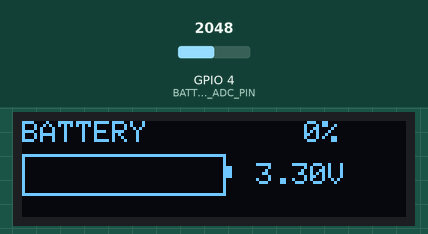
Simulated run of this sketch. Board: ESP32. On the bench: 128×32 one-colour display. Inputs (shaded band) come from the test bench; at power-on: GPIO 4 (BATTERY_ADC_PIN) = 2048 (analog values on the 0–4095 scale). What the sketch prints to the serial monitor is not drawn.

Above: at 2.4 s.
2.5 s: GPIO 4 (BATTERY_ADC_PIN) set to 2090
At 3.8 s:
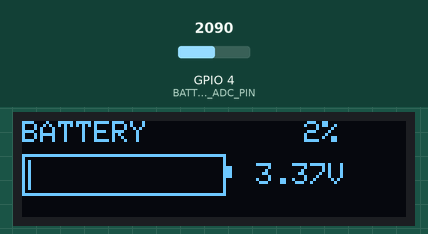
4.1 s: GPIO 4 (BATTERY_ADC_PIN) set to 2673
At 4.8 s:
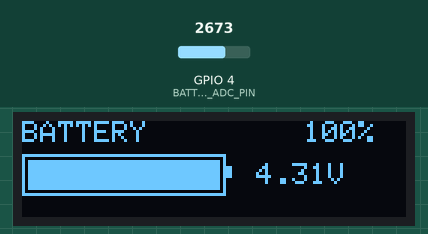
5.7 s: GPIO 4 (BATTERY_ADC_PIN) set to 2770
At 6.8 s:
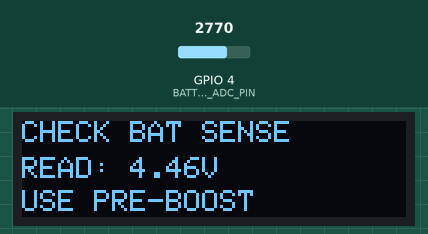
7.4 s: GPIO 4 (BATTERY_ADC_PIN) set to 1228
At 8.5 s:
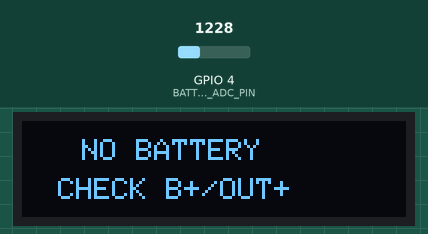
9.1 s: GPIO 4 (BATTERY_ADC_PIN) set to 1509
10.6 s: GPIO 4 (BATTERY_ADC_PIN) set to 1591
At 11.8 s:
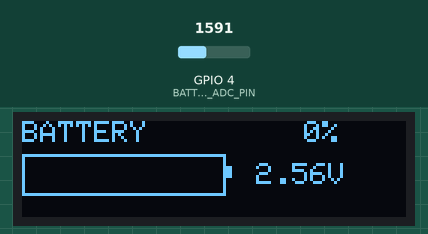
Timing chart, 0 to 13.6 s (numbered marks = the images above; inputs shaded):
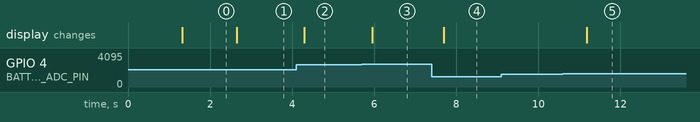

The sketch:

03_charging_indicator.ino
```cpp
#include <Wire.h>
#include <Adafruit_GFX.h>
#include <Adafruit_SSD1306.h>

#define SDA_PIN 5
#define SCL_PIN 6
#define BATTERY_ADC_PIN 4

#define SCREEN_WIDTH 128
#define SCREEN_HEIGHT 32
#define OLED_RESET -1
#define OLED_ADDRESS 0x3C

const float DIVIDER_RATIO = 2.0f;
const float CALIBRATION = 1.0000f;

const bool FORCE_CHARGING_ANIMATION = false;

const float BATTERY_MIN_VALID = 2.50f;
const float BATTERY_MAX_VALID = 4.35f;

Adafruit_SSD1306 display(SCREEN_WIDTH, SCREEN_HEIGHT, &Wire, OLED_RESET);

float filteredVoltage = 0.0f;
float compareVoltage = 0.0f;
unsigned long lastCompareMs = 0;
unsigned long chargingHoldUntil = 0;

const unsigned long COMPARE_INTERVAL_MS = 10000;
const unsigned long CHARGING_HOLD_MS = 90000;
const float CHARGE_RISE_THRESHOLD = 0.010f;
const float DROP_CANCEL_THRESHOLD = 0.025f;

float readBatteryVoltage() {
  const int samples = 32;
  uint32_t totalMv = 0;

  for (int i = 0; i < samples; i++) {
    totalMv += analogReadMilliVolts(BATTERY_ADC_PIN);
    delay(2);
  }

  float adcVoltage = (totalMv / (float)samples) / 1000.0f;
  return adcVoltage * DIVIDER_RATIO * CALIBRATION;
}

int batteryPercent(float voltage) {
  const float volts[] = {
    3.30, 3.45, 3.55, 3.61, 3.65,
    3.68, 3.71, 3.74, 3.77, 3.79,
    3.82, 3.85, 3.87, 3.91, 3.95,
    3.98, 4.02, 4.08, 4.11, 4.15, 4.20
  };

  const int percents[] = {
    0, 5, 10, 15, 20,
    25, 30, 35, 40, 45,
    50, 55, 60, 65, 70,
    75, 80, 85, 90, 95, 100
  };

  const int count = sizeof(volts) / sizeof(volts[0]);

  if (voltage <= volts[0]) return 0;
  if (voltage >= volts[count - 1]) return 100;

  for (int i = 0; i < count - 1; i++) {
    if (voltage >= volts[i] && voltage <= volts[i + 1]) {
      float ratio = (voltage - volts[i]) / (volts[i + 1] - volts[i]);
      return percents[i] +
             (int)((percents[i + 1] - percents[i]) * ratio + 0.5f);
    }
  }

  return 0;
}

bool updateChargingDetection(float voltage) {
  if (FORCE_CHARGING_ANIMATION) return true;

  unsigned long now = millis();

  if (filteredVoltage <= 0.1f) {
    filteredVoltage = voltage;
    compareVoltage = voltage;
    lastCompareMs = now;
  } else {
    filteredVoltage = filteredVoltage * 0.85f + voltage * 0.15f;
  }

  if (now - lastCompareMs >= COMPARE_INTERVAL_MS) {
    float delta = filteredVoltage - compareVoltage;

    if (delta >= CHARGE_RISE_THRESHOLD && filteredVoltage < 4.19f) {
      chargingHoldUntil = now + CHARGING_HOLD_MS;
    }

    if (delta <= -DROP_CANCEL_THRESHOLD) {
      chargingHoldUntil = 0;
    }

    compareVoltage = filteredVoltage;
    lastCompareMs = now;
    Serial.printf("Trend: %.3f V | delta=%+.3f V\n", filteredVoltage, delta);
  }

  return now < chargingHoldUntil;
}

void drawNormalBattery(int x, int y, int w, int h, int percent) {
  display.drawRect(x, y, w, h, SSD1306_WHITE);
  display.fillRect(x + w, y + h / 3, 2, h / 3, SSD1306_WHITE);

  int innerW = w - 4;
  int fillW = map(percent, 0, 100, 0, innerW);

  if (fillW > 0) {
    display.fillRect(x + 2, y + 2, fillW, h - 4, SSD1306_WHITE);
  }
}

void drawChargingBattery(int x, int y, int w, int h) {
  display.drawRect(x, y, w, h, SSD1306_WHITE);
  display.fillRect(x + w, y + h / 3, 2, h / 3, SSD1306_WHITE);

  int frame = (millis() / 300) % 5;
  int innerW = w - 4;
  int fillW = map(frame, 0, 4, 2, innerW);

  display.fillRect(x + 2, y + 2, fillW, h - 4, SSD1306_WHITE);
}

void showSensorError(float voltage) {
  display.clearDisplay();
  display.setTextColor(SSD1306_WHITE);
  display.setTextSize(1);
  display.setCursor(0, 0);
  display.println("CHECK BAT SENSE");
  display.setCursor(0, 12);
  display.print("READ: ");
  display.print(voltage, 2);
  display.println("V");
  display.setCursor(0, 23);
  display.print("USE PRE-BOOST");
  display.display();
}

void showNoBattery() {
  display.clearDisplay();
  display.setTextColor(SSD1306_WHITE);
  display.setTextSize(1);
  display.setCursor(20, 6);
  display.println("NO BATTERY");
  display.setCursor(12, 19);
  display.println("CHECK B+/OUT+");
  display.display();
}

void setup() {
  Serial.begin(115200);

  Wire.begin(SDA_PIN, SCL_PIN);

  if (!display.begin(SSD1306_SWITCHCAPVCC, OLED_ADDRESS)) {
    Serial.println("OLED tidak terdeteksi!");
    while (true) delay(100);
  }

  analogReadResolution(12);
  analogSetPinAttenuation(BATTERY_ADC_PIN, ADC_11db);

  display.clearDisplay();
  display.setTextColor(SSD1306_WHITE);
  display.setTextSize(1);
  display.setCursor(13, 10);
  display.println("SMART POWERBANK");
  display.display();
  delay(1200);
}

void loop() {
  float batteryVoltage = readBatteryVoltage();

  if (batteryVoltage > BATTERY_MAX_VALID) {
    chargingHoldUntil = 0;
    filteredVoltage = 0.0f;

    Serial.printf(
      "SENSOR ERROR: %.3f V | Sense kemungkinan terhubung ke 5V boost/output\n",
      batteryVoltage
    );

    showSensorError(batteryVoltage);
    delay(500);
    return;
  }

  if (batteryVoltage < BATTERY_MIN_VALID) {
    chargingHoldUntil = 0;
    filteredVoltage = 0.0f;

    Serial.printf("NO BATTERY / LOW SENSE: %.3f V\n", batteryVoltage);

    showNoBattery();
    delay(500);
    return;
  }

  int percent = batteryPercent(batteryVoltage);
  bool charging = updateChargingDetection(batteryVoltage);

  Serial.printf(
    "Battery: %.3f V | %d%% | %s\n",
    batteryVoltage,
    percent,
    charging ? "CHARGING" : "IDLE"
  );

  display.clearDisplay();
  display.setTextColor(SSD1306_WHITE);
  display.setTextSize(1);
  display.setCursor(0, 0);

  if (charging) {
    display.print("CHARGING");
    display.setCursor(94, 0);
    display.print(percent);
    display.print("%");

    drawChargingBattery(0, 11, 68, 14);

    display.setCursor(75, 12);
    display.print(">>");
    display.setCursor(92, 12);
    display.print(batteryVoltage, 2);
    display.print("V");
  } else {
    display.print("BATTERY");
    display.setCursor(94, 0);
    display.print(percent);
    display.print("%");

    drawNormalBattery(0, 11, 68, 14, percent);

    display.setCursor(78, 14);
    display.print(batteryVoltage, 2);
    display.print("V");
  }

  display.display();
  delay(250);
}
```

Measured:
- the behaviour switches between 2051 and 2052 on GPIO 4 (BATTERY_ADC_PIN) (found by bisection; images 0 and 1)
- the behaviour switches between 2700 and 2701 on GPIO 4 (BATTERY_ADC_PIN) (found by bisection; images 2 and 3)
- the behaviour switches between 1551 and 1552 on GPIO 4 (BATTERY_ADC_PIN) (found by bisection; images 4 and 5)
- after the input at 2.5 s, the display: changes after 0.15 s (image 1)
- after the input at 4.1 s, the display: changes after 0.20 s (image 2)
- after the input at 5.7 s, the display: changes after 0.25 s (image 3)
- after the input at 7.4 s, the display: changes after 0.30 s (image 4)
- after the input at 9.1 s, every drawn part: stays the same
- after the input at 10.6 s, the display: changes after 0.58 s (image 5)
